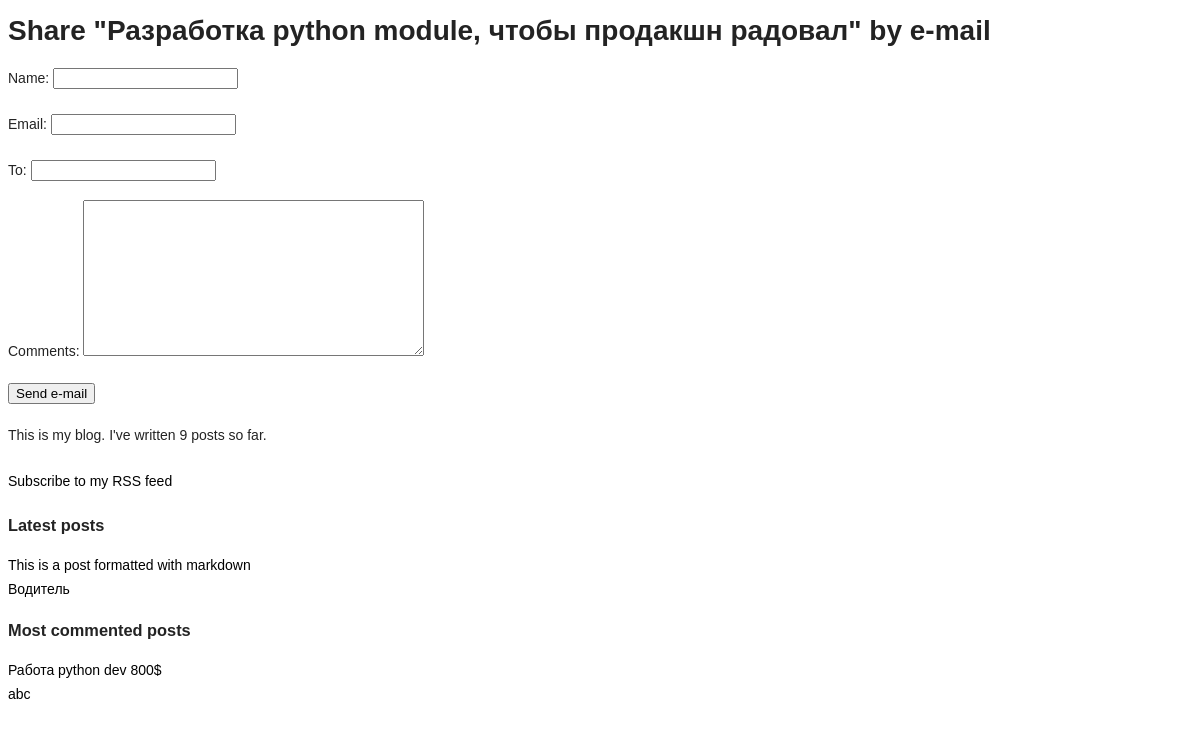
/blog/5/share/, run on the app's committed database.
### blog/models.py (models this page shows, shortened)
class Post(models.Model):
    STATUS_CHOICES = (
        ('draft', 'Draft'),
        ('published', 'Published'),
        )
    title = models.CharField(max_length=250)
    slug = models.SlugField(max_length=250,unique_for_date='publish')
    author = models.ForeignKey(User,on_delete=models.CASCADE,
    related_name='blog_posts')
    body = models.TextField()
    publish = models.DateTimeField(default=timezone.now)
    created = models.DateTimeField(auto_now_add=True)
    updated = models.DateTimeField(auto_now=True)
    status = models.CharField(max_length=10,choices=STATUS_CHOICES,default='draft')
    objects = models.Manager() # Менеджер по умолчанию.
    published = PublishedManager() # Наш новый менеджер.
    tags = TaggableManager()
    def get_absolute_url(self):
        return reverse('blog:post_detail', args=[self.publish.year, self.publish.month, self.publish.day, self.slug])
    class Meta:
        ordering = ('-publish',)

### blog/views.py (the view)
# urls.py: path('<int:post_id>/share/', views.post_share, name='post_share'),
def post_share(request, post_id):
    post = get_object_or_404(Post, id=post_id,status='published')
    sent = False
    if request.method == 'POST':
        form = EmailPostForm(request.POST)
        if form.is_valid():
            cd = form.cleaned_data
        post_url = request.build_absolute_uri(post.get_absolute_url())
        subject = '{} ({}) recommends you reading "{}"'.format(cd['name'], cd['email'], post.title)
        message = 'Read "{}" at {}\n\n{}\'s comments: {}'.format(post.title, post_url, cd['name'], cd['comments'])
        send_mail(subject, message, 'vihndsm@gmail.com', [cd['to']])
        sent = True
    else:
        form = EmailPostForm()
    return render(request, 'blog/post/share.html', {'post': post, 'form': form, 'sent': sent})

### blog/forms.py
class EmailPostForm(forms.Form):
    name = forms.CharField(max_length=25)
    email = forms.EmailField()
    to = forms.EmailField()
    comments = forms.CharField(required=False,widget=forms.Textarea)

### blog/models.py (called while the page is built)
    def get_queryset(self):
        return super().get_queryset().filter(status='published')

### blog/templatetags/blog_tags.py (called while the page is built)
@register.simple_tag
def get_most_commented_posts(count=2):
    return Post.published.annotate(total_comments=Count('comments')) .order_by('-total_comments')[:count]

@register.simple_tag
def total_posts():
    return Post.published.count()

@register.inclusion_tag('blog/post/latest_posts.html')
def show_latest_posts(count=5):
    latest_posts = Post.published.order_by('-publish')[:count]
    return {'latest_posts': latest_posts}

### blog/templates/blog/post/share.html (shortened to what this page needs)
{% extends "blog/base.html" %}
{% block content %}
    {% if sent %}
        <h1>E-mail successfully sent</h1>
        <p>"{{ post.title }}" was successfully sent to {{ form.cleaned_data.to }}.</p>
    {% else %}
        <h1>Share "{{ post.title }}" by e-mail</h1>
        <form action="." method="post">
            {{ form.as_p }}
            <input type="submit" value="Send e-mail">
        </form>
    {% endif %}
{% endblock %}

### blog/templates/blog/base.html (shortened to what this page needs)
{% load blog_tags %}
{% load static %}
<!DOCTYPE html>
<html>
<head>
    <link href="{% static 'css/blog.css' %}" rel="stylesheet">
</head>
<body>
    <div id="content">
        {% block content %}{% endblock %}
    </div>
    <div id="sidebar">
    <p>This is my blog. I've written {% total_posts %} posts so far.</p>
    <p><a href="{% url "blog:post_feed" %}">Subscribe to my RSS feed</a></p>
    <h3>Latest posts</h3>
    {% show_latest_posts 2 %}
    <h3>Most commented posts</h3>
    {% get_most_commented_posts as most_commented_posts %}
    <ul>
        {% for post in most_commented_posts %}
            <li><a href="{{ post.get_absolute_url }}">{{ post.title }}</a></li>
        {% endfor %}
    </ul>
    </div>
</body>
</html>

### blog/templates/blog/post/latest_posts.html
<ul>
    {% for post in latest_posts %}
        <li><a href="{{ post.get_absolute_url }}">{{ post.title }}</a></li>
    {% endfor %}
</ul>

### blog/static/css/blog.css (style rules this page uses)
body { font-size: 14px; font-weight: 300; line-height: 24px; height: 100%; font-family: 'Poppins', sans-serif; color: #232323; }
html, body { height: 100% }
h1, h2, h3, h4, h5, h6 { font-family: 'Montserrat', sans-serif; }
a { text-decoration: none; -webkit-transition: all 0.4s; -webkit-transition: all 0.2s; transition: all 0.2s; color: #000; }
p { line-height: 32px; }
ul, li { margin: 0; padding: 0; list-style: none; }

### data on the page
Post: title "Разработка python module, чтобы продакшн радовал"
Post: title "This is a post formatted with markdown"
Post: title "Водитель"
Post: title "Работа python dev 800$"
Post: title "abc"
